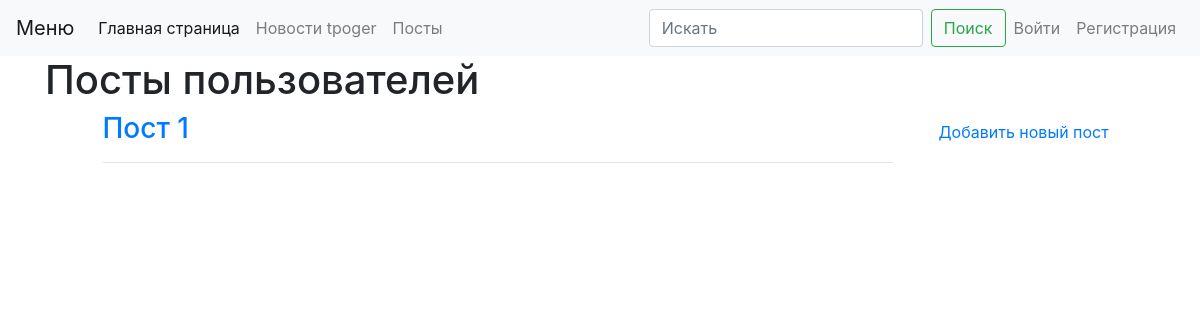
The app's page /posts/, older data.
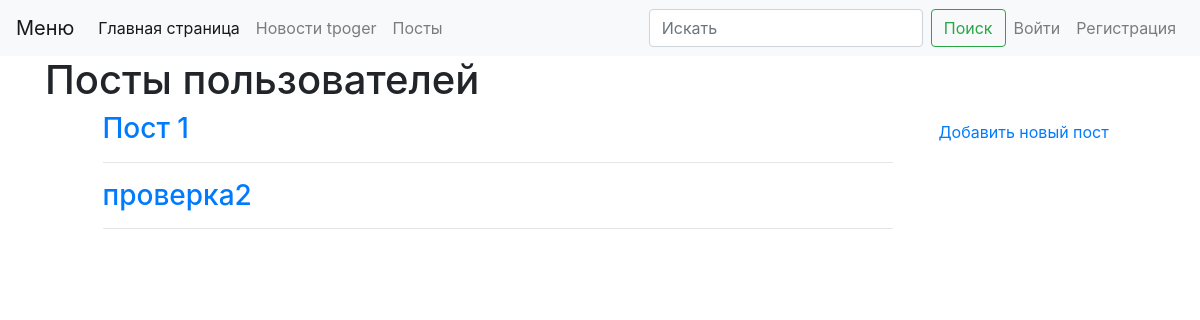
The same page, newer data.
### webapp/posts/models.py (models this page shows, shortened)
class Post(db.Model):
    id = db.Column(db.Integer, primary_key=True)
    title = db.Column(db.String, nullable=False)
    text = db.Column(db.Text, nullable=False)
    created = db.Column(db.DateTime, nullable=False, default=datetime.now())
    user_id = db.Column(
        db.Integer,
        db.ForeignKey('user.id', ondelete='CASCADE'),
        index=True)
    user = relationship('User', backref='posts')

### webapp/posts/views.py (the view)
@blueprint.route("/")
def post():
    title = 'Посты пользователей'
    post_list = Post.query.filter(Post.text.isnot(None)).order_by(Post.title).all()
    return render_template('posts/post.html', page_title=title, post_list=post_list)

### webapp/templates/posts/post.html (shortened to what this page needs)
{% extends "base.html" %}
{% block content %}
  </div>
<div class="row">
  <div class="col-1">
  </div>
  <div class="col-8">
    {% for post in post_list %}
    <h3><a href="{{ url_for('post.single_post', id=post.id) }}">{{ post.title }}</a> </h3>
    <hr />
    {% endfor %}
  </div>
  <div class="col-3">
      <a class="nav-link" href="{{ url_for('post.new_post') }}">Добавить новый пост </a>
  </div>
  </div>
  {% endblock %}

### webapp/templates/base.html (shortened to what this page needs)
<!doctype html>
<html lang="ru">
  <head>
    <link rel="stylesheet" href="https://stackpath.bootstrapcdn.com/bootstrap/4.1.3/css/bootstrap.min.css">
  </head>
  <body>
    {% include 'menu.html' %}
    <div class="container">
        <h1> {{page_title}} </h1>
        {% block content %}{% endblock %}
  </body>
</html>

### webapp/templates/menu.html (shortened to what this page needs)
<nav class="navbar navbar-expand-lg navbar-light bg-light">
    <a class="navbar-brand" href="#">Меню</a>
    <div class="collapse navbar-collapse" id="navbarSupportedContent">
        <ul class="navbar-nav mr-auto">
        <li class="nav-item active">
            <a class="nav-link" href="/">Главная страница </a>
        </li>
        <li class="nav-item">
            <a class="nav-link" href="/tproger">Новости tpoger </a>
        </li>
        <li class="nav-item">
            <a class="nav-link" href="/posts">Посты </a>
        </li>
        </ul>
        <form class="form-inline my-2 my-lg-0">
        <input class="form-control mr-sm-2" type="search" placeholder="Искать" aria-label="Search">
        <button class="btn btn-outline-success my-2 my-sm-0" type="submit">Поиск</button>
        </form>
        <ul class="navbar-nav">
            {% if current_user.is_authenticated %}
                <li class="nav-item">
                    <span class="nav-link">Привет, {{ current_user.username }}!</span>
                </li>
                {% if current_user.is_admin %}
                <li class="nav-item">
                    <a href="{{ url_for('admin.admin_index') }}" class="nav-link">Админка</a>
                </li>
                {% endif %}
                <li class="nav-item">
                    <a class="nav-link" href="{{ url_for('user.logout') }}">Выйти</a>
                </li>
            {% else %}
                <li class="nav-item">
                    <a class="nav-link" href="{{ url_for('user.login') }}">Войти</a>
                </li>
                <li class="nav-item">
                    <a class="nav-link" href="{{ url_for('user.register') }}">Регистрация</a>
                </li>
            {% endif %}
    </div>
  </nav>

Row changes from the older to the newer data that the page shows:
added Post: title "проверка2"
